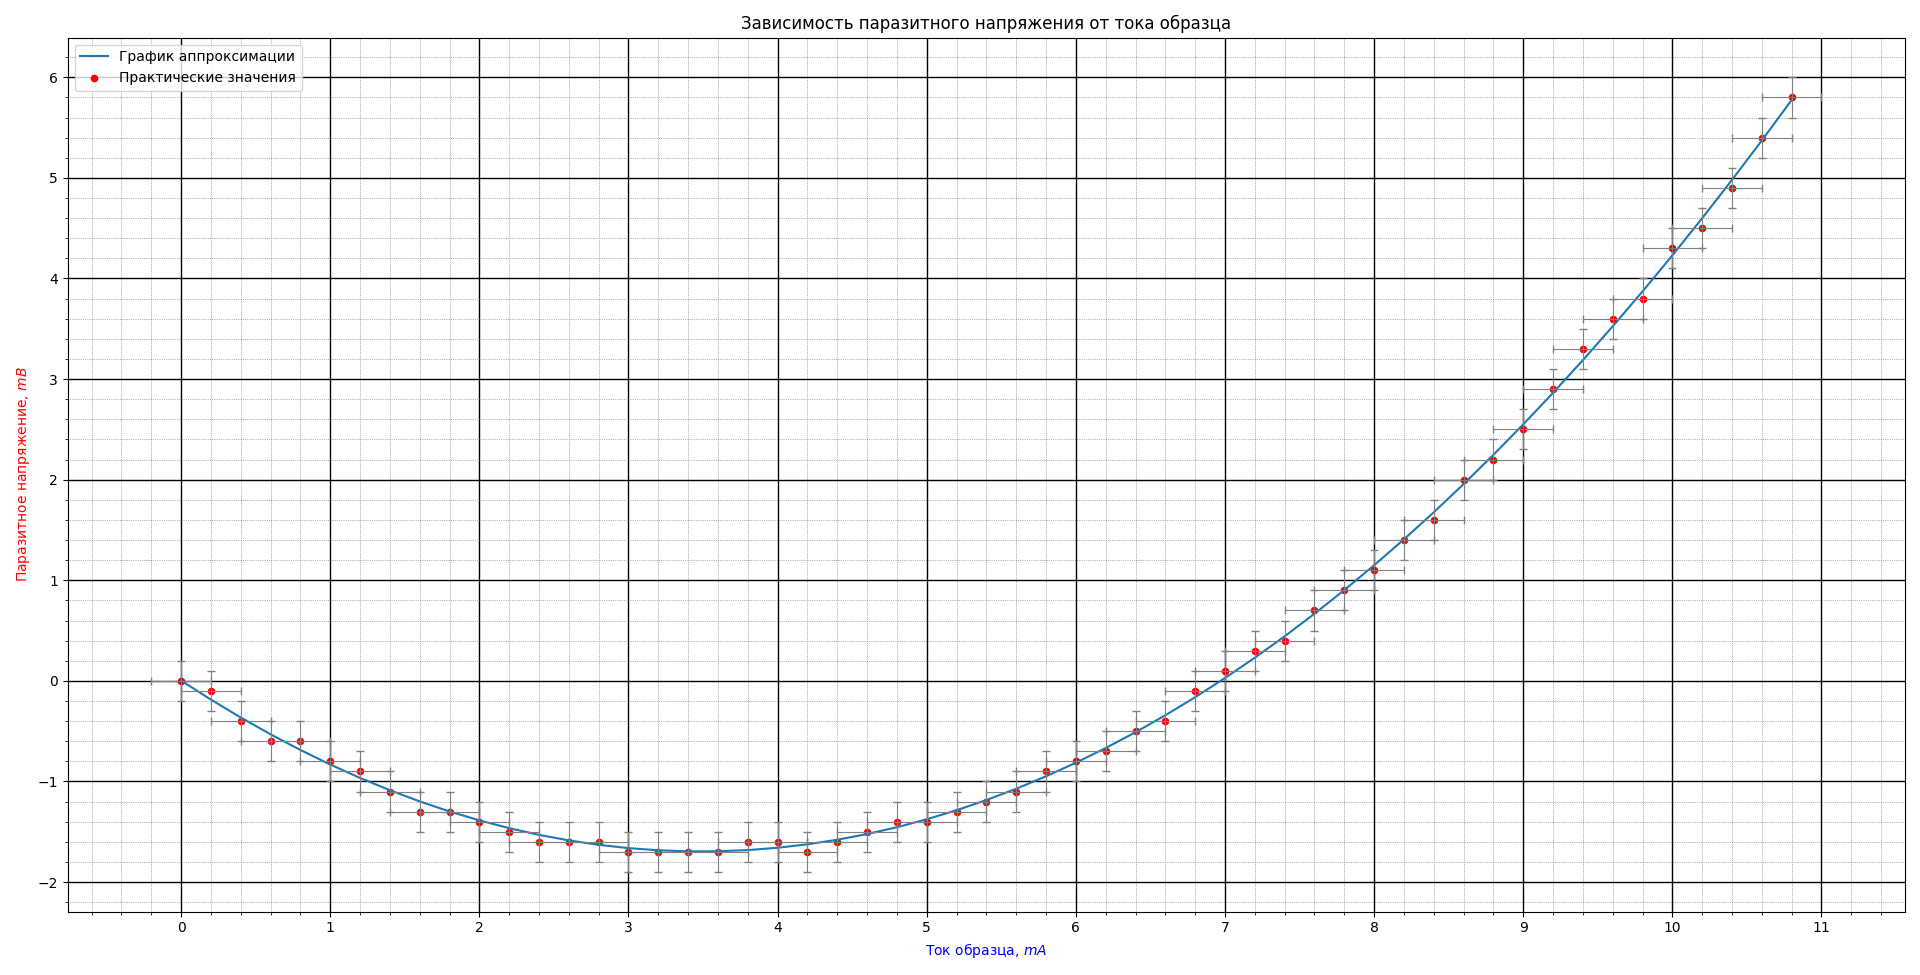

Python code for this plot:
import matplotlib.pyplot as plt
import matplotlib.ticker as ticker
import numpy as np

x = [0, 0.2, 0.4, 0.6, 0.8, 1, 1.2, 1.4, 1.6, 1.8, 2, 2.2, 2.4, 2.6, 2.8, 3, 3.2, 3.4, 3.6, 3.8, 4, 4.2, 4.4, 4.6, 4.8, 5, 5.2, 5.4, 5.6, 5.8, 6, 6.2, 6.4, 6.6, 6.8, 7, 7.2, 7.4, 7.6, 7.8, 8, 8.2, 8.4, 8.6, 8.8, 9, 9.2, 9.4, 9.6, 9.8, 10, 10.2, 10.4, 10.6, 10.8]			# первый столбец - y
y = [0, -0.1, -0.4, -0.6, -0.6, -0.8, -0.9, -1.1, -1.3, -1.3, -1.4, -1.5, -1.6, -1.6, -1.6, -1.7, -1.7, -1.7, -1.7, -1.6, -1.6, -1.7, -1.6, -1.5, -1.4, -1.4, -1.3, -1.2, -1.1, -0.9, -0.8, -0.7, -0.5, -0.4, -0.1, 0.1, 0.3, 0.4, 0.7, 0.9, 1.1, 1.4, 1.6, 2, 2.2, 2.5, 2.9, 3.3, 3.6, 3.8, 4.3, 4.5, 4.9, 5.4, 5.8]			# второй стобец - x

y_appr = []

for i in x:
    temp = ((0.1397*i**2)-(0.9743*i)+0.0029)
    y_appr.append(temp)

fig = plt.figure() 					# тело графика
plt.title ("Зависимость паразитного напряжения от тока образца")	    # название графика
plt.xlabel(r"Ток образца, $mA$", fontsize=10, color='blue')		# ось абсцисс (x)
plt.ylabel(r"Паразитное напряжение, $mВ$", fontsize=10, color='red') 		# ось ординат (y)
plt.grid(True)                                # включение отображения стандартой сетки
plt.plot(x, y_appr, label='График аппроксимации')        # стандартный график (ломаная)

ax = fig.gca()          # возвращает текущую систему координат, not off

# ax.set_xticks(np.arange(100, 300, 10))        # задание сетки по х (от, до, шаг)
# ax.set_yticks(np.arange(0, 12, 1))            # задание сетки по y (от, до, шаг)

plt.scatter(x, y, s = 20, c='red', marker="o", alpha = 1, label='Практические значения')     # отображение точек
plt.legend()   			# Отобразить легенду - label
plt.errorbar(x, y, xerr=0.2, yerr=0.2, markersize=40, linestyle='none', ecolor='grey', elinewidth=0.8, capsize=3, capthick=1)       # отобразить погрешности

# #  Устанавливаем интервал основных и вспомогательных делений:
ax.xaxis.set_major_locator(ticker.MultipleLocator(1))
ax.xaxis.set_minor_locator(ticker.MultipleLocator(0.2))
ax.yaxis.set_major_locator(ticker.MultipleLocator(1))
ax.yaxis.set_minor_locator(ticker.MultipleLocator(0.2))

# #  Добавляем линии основной сетки:
ax.grid(which='major', color = 'k', linewidth = 1)

#  Включаем видимость вспомогательных делений:
ax.minorticks_on()
#
#  Вид вспомогательной сетки:
ax.grid(which='minor', color = 'dimgrey', linestyle = ':', linewidth = 0.5)
#
plt.show()


# https://pyprog.pro/mpl/mpl_short_guide.html
# https://devpractice.ru/matplotlib-lesson-1-quick-start-guide/
# https://python-scripts.com/matplotlib#1
# https://pyprog.pro/mpl/mpl_adding_a_line.html
